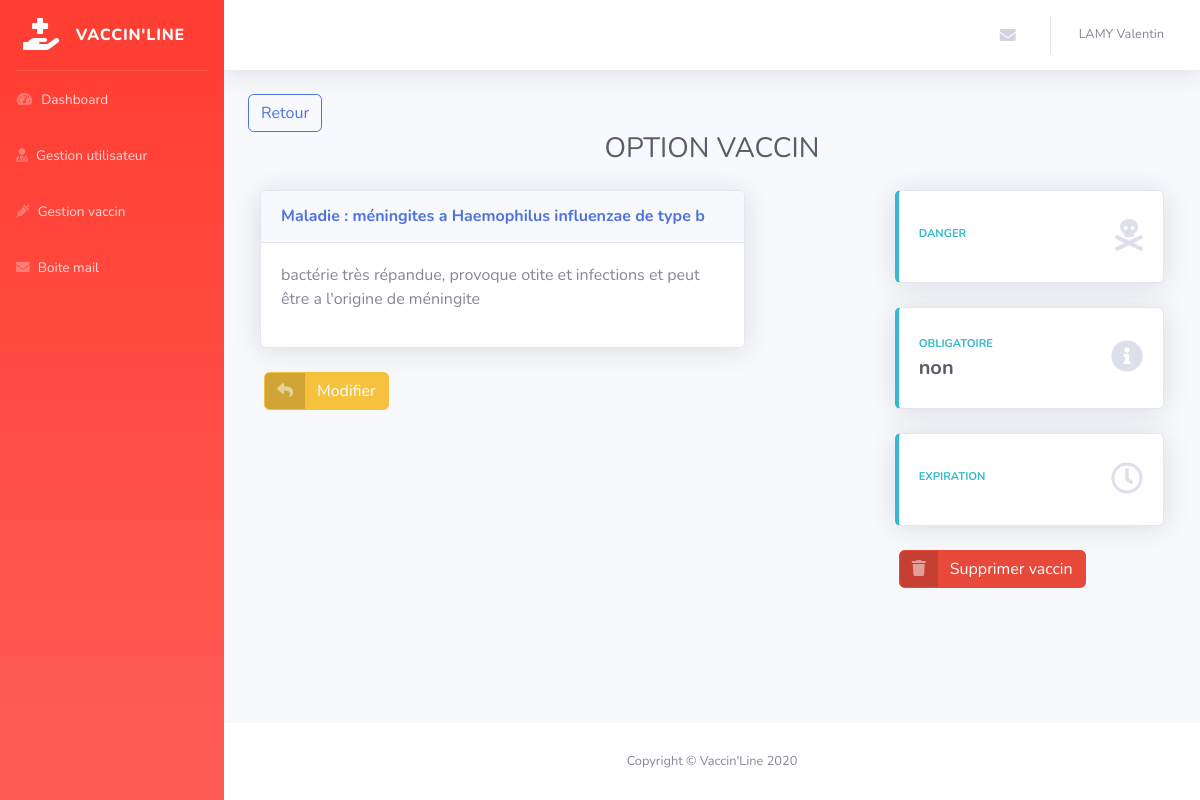
The page /admin/single-vaccin.php?id=2 (signed in) on the database as committed earlier.
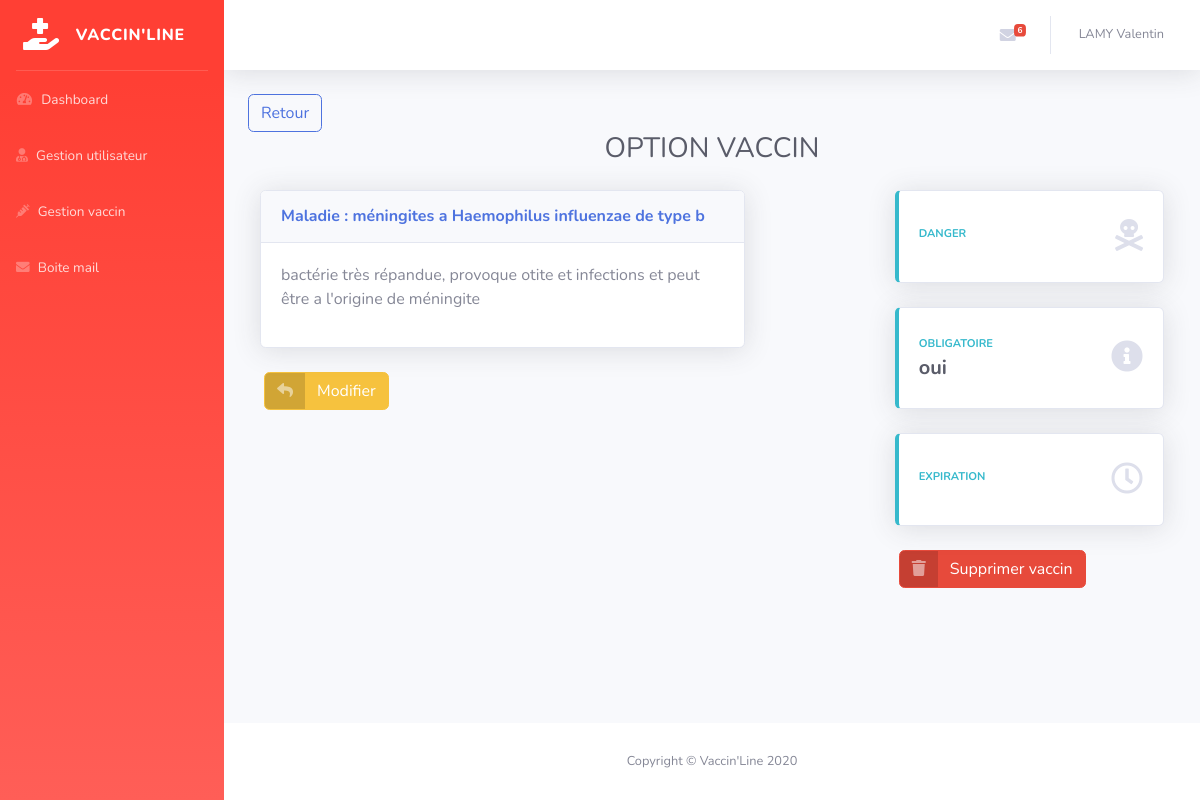
The same page on the database as committed later.
### tables this page shows
CREATE TABLE `vl_vaccins` (
  `id` int(11) NOT NULL,
  `maladie` varchar(255) NOT NULL,
  `descriptif` varchar(255) NOT NULL,
  `expiration` int(11) NOT NULL,
  `obligatoire` varchar(20) NOT NULL
);

### inc/function.php (called while the page is built, shortened)
<?php
function TotalNonLu($contacts)
{
  $a = 0;
  foreach ($contacts as $contact) {
    if ($contact['lu'] == 'non') {
      ++$a;
    }
  }
  return $a;
}

### admin/single-vaccin.php (the view, shortened to what the changed rows need)
<?php
include('../inc/pdo.php');
include('../inc/function.php');
$title = 'OPTION VACCIN';
$sql = "SELECT * FROM vl_contacts WHERE status = 1 AND lu = 'non'";
$query = $pdo->prepare($sql);
$query->execute();
$contacts = $query->fetchAll();
if (!empty($_GET['id']) && is_numeric($_GET['id'])) {
  $id = $_GET['id'];
  $sql = "SELECT * FROM vl_vaccins WHERE id = :id";
  $query = $pdo->prepare($sql);
  $query -> bindValue(':id', $id, PDO::PARAM_INT);
  $query->execute();
  $singleVaccin = $query->fetch();
}
include('inc/header-back.php');
?>
<div class="container-fluid">
    <h1 class="text-center h3 mb-4 text-gray-800"><?php echo $title ?></h1>
    <div class="row">
      <div class="col-lg-8">
        <div class="col-xl-10 col-md-6 mb-4">
          <div class="card shadow mb-4">
            <div class="card-header py-3">
              <h6 class="m-0 font-weight-bold text-primary">Maladie : <?php echo $singleVaccin['maladie'] ?></h6>
            </div>
            <div class="card-body">
              <p><?php echo $singleVaccin['descriptif'] ?></p>
            </div>
          </div>
        </div>
    </div>
    <div class="col-lg-4 justify-content-center">
        <div class="col-xl col-md-6 mb-4">
          <div class="card border-left-info shadow h-100 py-2">
            <div class="card-body">
              <div class="row no-gutters align-items-center">
                <div class="col mr-2">
                  <div class="text-xs font-weight-bold text-info text-uppercase mb-1">
                    obligatoire</div>
                    <div class="h5 mb-0 font-weight-bold text-gray-800"><?php echo $singleVaccin['obligatoire'] ?></div>
                  </div>
                </div>
              </div>
            </div>
          </div>
    </div>
  </div>
</div>
    <?php
    include('inc/footer-back.php');

### admin/inc/header-back.php (shortened to what the changed rows need)
<!DOCTYPE html>
<html lang="fr">
<head>
    <link href="vendor/fontawesome-free/css/all.min.css" rel="stylesheet" type="text/css">
    <link href="asset/css/sb-admin-2.min.css" rel="stylesheet">
</head>
<body id="page-top">
    <div id="wrapper">
        <div id="content-wrapper" class="d-flex flex-column">
            <div id="content">
                <nav class="navbar navbar-expand navbar-light bg-white topbar mb-4 static-top shadow">
                    <ul class="navbar-nav ml-auto">
                        <li class="nav-item dropdown no-arrow mx-1">
                            <a class="nav-link dropdown-toggle" href="#" id="messagesDropdown" role="button"
                                data-toggle="dropdown" aria-haspopup="true" aria-expanded="false">
                                <i class="fas fa-envelope fa-fw"></i>
                                  <?php if (TotalNonLu($contacts) > 0 ): ?>
                                    <span class="badge badge-danger badge-counter"><?php echo TotalNonLu($contacts) ?></span>
                                  <?php endif; ?>
                            </a>
                        </li>
                    </ul>
                </nav>

Rows that differ between the two databases and show on the page:
changed vl_vaccins "méningites a Haemophilus influenzae de type b": obligatoire "non" → "oui"
Other text that changed with them:
TotalNonLu($contacts): (not shown) → "6"
